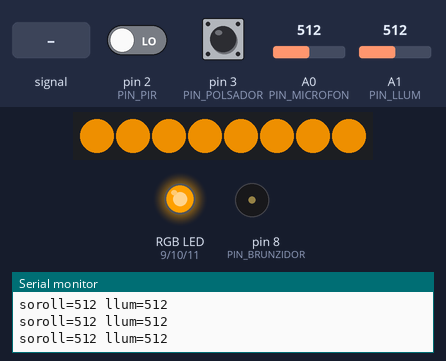
Simulated run of this sketch. Board: Arduino Uno, built with avr-gcc and run on an emulated ATmega328P. Parts: 8 RGB LEDs in strip order, left to right, an RGB LED mixed from three pins (HIGH = lit), buzzer (waves = sounding), the last lines printed to the serial monitor. Dashed ring = blinking. The test bench sets the inputs (shaded band); at power-on: pin 3 (PIN_POLSADOR) HIGH, A1 (PIN_LLUM) = 512, pin 2 (PIN_PIR) LOW, A0 (PIN_MICROFON) = 512. Dim RGB values are drawn brighter than linear.

Above: at 1.6 s.
1.7 s: A0 (PIN_MICROFON) fed a 200 Hz sine of ±255 counts around its level
At 2.9 s:
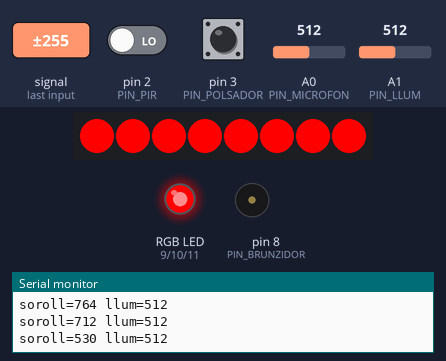
3.9 s: pin 3 (PIN_POLSADOR) pulled LOW for 0.15 s
At 4.26 s:
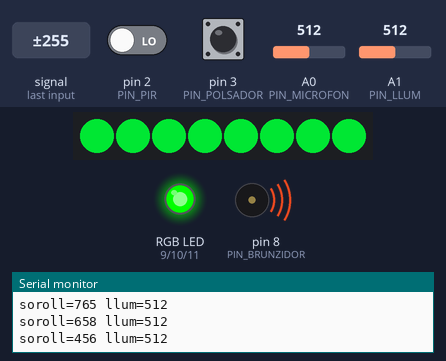
6.1 s: A1 (PIN_LLUM) set to 157
9.1 s: A1 (PIN_LLUM) set to 138
At 10.7 s:
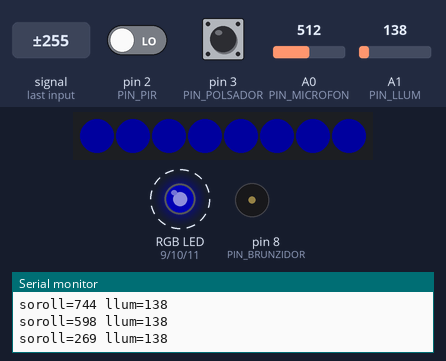
11.8 s: A1 (PIN_LLUM) set to 210
At 12.12 s:
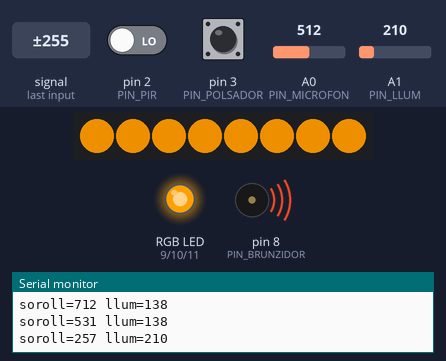
13.9 s: pin 2 (PIN_PIR) driven HIGH
At 14.64 s:
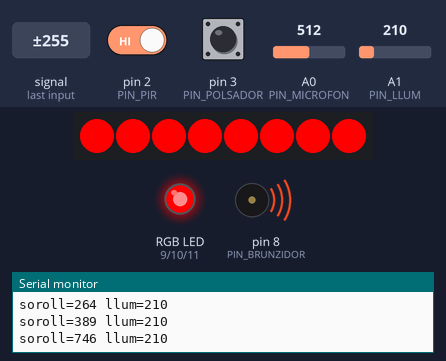
Timing chart, 0 to 17.8 s (numbered marks = the images above; inputs shaded):
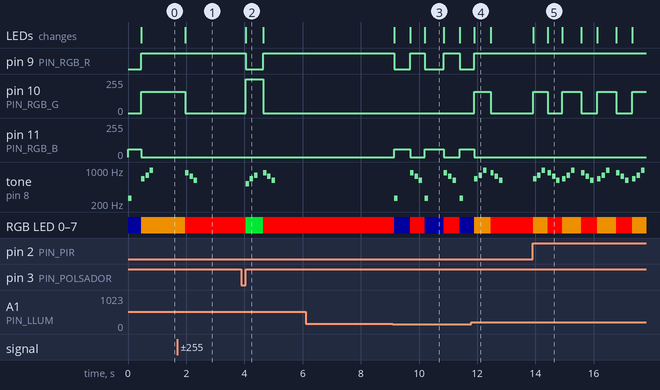

Measured:
- the behaviour switches between 150 and 149 on A1 (PIN_LLUM) (found by bisection; images 2 and 3)
- after the input at 1.7 s, pin 10 (PIN_RGB_G): 160/255 → 0/255 after 0.27 s; tone on pin 8 (PIN_BRUNZIDOR): plays 880 Hz for 0.12 s, 740 Hz for 0.12 s, 622 Hz for 0.12 s, starting after 0.27 s; RGB LED 0–7: RGB(200, 120, 0) → RGB(255, 0, 0) after 0.27 s; the LEDs: change after 0.27 s (image 1)
- after the input at 3.9 s, pin 9 (PIN_RGB_R): HIGH → LOW after 0.14 s, → HIGH 0.60 s later; pin 10 (PIN_RGB_G): 0/255 → 255/255 after 0.14 s, → 0/255 0.60 s later
- after the input at 9.1 s, pin 9 (PIN_RGB_R): alternates HIGH for 0.53 s and LOW for 0.60 s, starting after 0.05 s; pin 11 (PIN_RGB_B): alternates 60/255 for 0.60 s and 0/255 for 0.53 s, starting after 0.05 s
- after the input at 11.8 s, pin 10 (PIN_RGB_G): 0/255 → 160/255 after 0.10 s, → 0/255 0.55 s later; the LEDs: change after 0.10 s (image 4)
- after the input at 13.9 s, pin 10 (PIN_RGB_G): 0/255 → 160/255 at once, then repeats every 1.2 s: 0/255 0.50 s, 160/255 0.65 s; tone on pin 8 (PIN_BRUNZIDOR): plays 659 Hz for 0.12 s, 784 Hz for 0.12 s, 988 Hz for 0.12 s, 880 Hz for 0.12 s, 740 Hz for 0.12 s, 622 Hz for 0.12 s … (21 notes in this stretch), starting at once
- by itself, tone on pin 8 (PIN_BRUNZIDOR): plays 262 Hz for 0.12 s, 659 Hz for 0.12 s, 784 Hz for 0.12 s, 988 Hz for 0.12 s

The sketch:

T1_mascota_tinkercad.ino
```cpp
// Variant per a TINKERCAD del codi de referencia del Projecte T1 (NOMES DOCENT)
// El fitxer bo per al maquinari real es T1_mascota.ino. Aquesta variant nomes
// canvia el que Tinkercad no suporta:
//   - Sense DHT11: Tinkercad no te ni el component ni la llibreria DHT.
//   - Estats com a const int en lloc d'enum: el preprocessador de Tinkercad
//     genera els prototips ABANS de les definicions de tipus i un enum com a
//     parametre de funcio fa error ("'Emocio' was not declared").
//   - Al simulador: potenciometre a A0 (fa de microfon) i fotoresistencia
//     (LDR) a A1 (fa de TEMT6000). El codi no canvia: analogRead identic.

#include <Adafruit_NeoPixel.h>

// --- Pins (taula de cablatge del dossier) ---
const int PIN_NEOPIXEL = 6;   // ulls (tira WS2812B)
const int PIN_RGB_R = 9;      // LED RGB indicador d'humor
const int PIN_RGB_G = 10;
const int PIN_RGB_B = 11;
const int PIN_BRUNZIDOR = 8;
const int PIN_PIR = 2;        // nas (presencia)
const int PIN_POLSADOR = 3;   // caricia (pull-up intern)
const int PIN_MICROFON = A0;  // soroll (a Tinkercad: potenciometre)
const int PIN_LLUM = A1;      // foscor (a Tinkercad: LDR)

// --- Ajustos que cada alumne/a ha de calibrar ---
const int NUM_LEDS = 8;            // LEDs de la tira dels ulls (ajusta als reals)
const int LLINDAR_SOROLL = 600;    // 0-1023: per sobre = espant (calibra amb Serial)
const int LLINDAR_FOSCOR = 150;    // 0-1023: per sota = son (calibra amb Serial)
const unsigned long TEMPS_CALMA = 8000;  // ms sense estimuls per tornar a CONTENT

Adafruit_NeoPixel ulls(NUM_LEDS, PIN_NEOPIXEL, NEO_GRB + NEO_KHZ800);

// --- Maquina d'estats de les emocions (const int, no enum: vegeu capcalera) ---
const int CONTENT = 0;
const int ESPANTAT = 1;
const int ADORMIT = 2;
const int CURIOS = 3;
int emocio = CONTENT;
unsigned long tUltimEstimul = 0;
unsigned long tUltimPolsador = 0;   // debounce de la caricia

void setup() {
  Serial.begin(9600);
  pinMode(PIN_PIR, INPUT);
  pinMode(PIN_POLSADOR, INPUT_PULLUP);
  pinMode(PIN_RGB_R, OUTPUT);
  pinMode(PIN_RGB_G, OUTPUT);
  pinMode(PIN_RGB_B, OUTPUT);
  pinMode(PIN_BRUNZIDOR, OUTPUT);
  ulls.begin();
  // El PIR necessita 30-60 s d'estabilitzacio en engegar: la mascota "es desperta"
  canviaEmocio(ADORMIT);
}

void loop() {
  llegeixSensors();

  // Si fa estona que no passa res, torna a CONTENT (tret que dormi per foscor)
  if (emocio != ADORMIT && millis() - tUltimEstimul > TEMPS_CALMA) {
    canviaEmocio(CONTENT);
  }
  delay(50);
}

// --- Comportaments sensor->resposta (els 3 minims del producte) ---
void llegeixSensors() {
  int soroll = analogRead(PIN_MICROFON);
  int llum = analogRead(PIN_LLUM);

  // Traca per calibrar els llindars: obre el Serial Monitor a 9600
  Serial.print("soroll="); Serial.print(soroll);
  Serial.print(" llum="); Serial.println(llum);

  // 1) Soroll fort -> ESPANTAT
  if (soroll > LLINDAR_SOROLL) {
    if (emocio == ESPANTAT) tUltimEstimul = millis();  // refresca el temporitzador si ja estem espantats
    canviaEmocio(ESPANTAT);
    return;
  }
  // 2) Foscor -> ADORMIT (i la llum el desperta)
  if (llum < LLINDAR_FOSCOR) {
    canviaEmocio(ADORMIT);
    return;
  } else if (emocio == ADORMIT) {
    canviaEmocio(CURIOS);   // acaba de despertar-se
    return;
  }
  // 3) Algu s'acosta (PIR) -> CURIOS (saluda)
  if (digitalRead(PIN_PIR) == HIGH) {
    if (emocio != CURIOS) {
      canviaEmocio(CURIOS);
      return;
    }
    tUltimEstimul = millis();  // refresca si ja estem curiosos, deixa que la caricia funcioni
  }
  // Extra: caricia al polsador -> CONTENT (amb debounce de 200 ms)
  if (digitalRead(PIN_POLSADOR) == LOW && millis() - tUltimPolsador > 200) {
    tUltimPolsador = millis();
    canviaEmocio(CONTENT);
  }
}

// --- Transicio d'estat: llums + so nomes quan canvia ---
void canviaEmocio(int nova) {
  if (nova == emocio) return;
  emocio = nova;
  tUltimEstimul = millis();
  switch (emocio) {
    case CONTENT:
      mostraUlls(0, 180, 40);      // verd calid
      colorHumor(0, 255, 0);
      melodia(523, 659, 784);      // do-mi-sol (alegre)
      break;
    case ESPANTAT:
      mostraUlls(255, 0, 0);       // vermell
      colorHumor(255, 0, 0);
      melodia(880, 740, 622);      // descendent (ensurt)
      break;
    case ADORMIT:
      mostraUlls(0, 0, 30);        // blau molt tenue
      colorHumor(0, 0, 60);
      melodia(262, 0, 0);          // una nota greu i prou
      break;
    case CURIOS:
      mostraUlls(200, 120, 0);     // taronja
      colorHumor(255, 160, 0);
      melodia(659, 784, 988);      // ascendent (hola!)
      break;
  }
}

void mostraUlls(int r, int g, int b) {
  for (int i = 0; i < NUM_LEDS; i++) {
    ulls.setPixelColor(i, ulls.Color(r, g, b));
  }
  ulls.show();
}

void colorHumor(int r, int g, int b) {
  analogWrite(PIN_RGB_R, r);
  analogWrite(PIN_RGB_G, g);
  analogWrite(PIN_RGB_B, b);
}

// Tres notes seguides (freq. en Hz; 0 = silenci). Bloqueja ~450 ms: acceptable
// perque nomes sona quan CANVIA l'emocio, no a cada volta del loop.
void melodia(int n1, int n2, int n3) {
  int notes[3] = {n1, n2, n3};
  for (int i = 0; i < 3; i++) {
    if (notes[i] > 0) tone(PIN_BRUNZIDOR, notes[i], 120);
    delay(150);
  }
  noTone(PIN_BRUNZIDOR);
}
```
